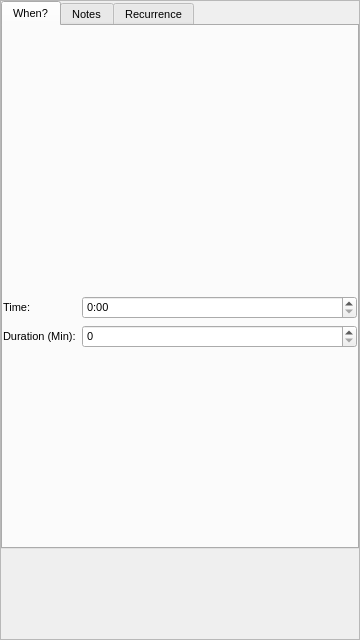
<?xml version="1.0" encoding="UTF-8"?>
<ui version="4.0">
 <class>ManualEventScreen</class>
 <widget class="QWidget" name="ManualEventScreen">
  <property name="geometry">
   <rect>
    <x>0</x>
    <y>0</y>
    <width>360</width>
    <height>640</height>
   </rect>
  </property>
  <property name="font">
   <font>
    <pointsize>10</pointsize>
   </font>
  </property>
  <property name="windowTitle">
   <string>Form</string>
  </property>
  <layout class="QVBoxLayout" name="verticalLayout">
   <property name="spacing">
    <number>0</number>
   </property>
   <property name="margin">
    <number>0</number>
   </property>
   <item>
    <widget class="QScrollArea" name="scrollArea_2">
     <property name="horizontalScrollBarPolicy">
      <enum>Qt::ScrollBarAsNeeded</enum>
     </property>
     <property name="widgetResizable">
      <bool>true</bool>
     </property>
     <widget class="QWidget" name="scrollAreaWidgetContents_2">
      <property name="geometry">
       <rect>
        <x>0</x>
        <y>0</y>
        <width>356</width>
        <height>636</height>
       </rect>
      </property>
      <layout class="QVBoxLayout" name="verticalLayout_2">
       <property name="spacing">
        <number>0</number>
       </property>
       <property name="margin">
        <number>0</number>
       </property>
       <item>
        <widget class="QTabWidget" name="tabWidget">
         <property name="font">
          <font>
           <pointsize>8</pointsize>
          </font>
         </property>
         <property name="currentIndex">
          <number>0</number>
         </property>
         <widget class="QWidget" name="whenTab">
          <attribute name="title">
           <string>When?</string>
          </attribute>
          <layout class="QVBoxLayout" name="verticalLayout_3">
           <property name="spacing">
            <number>0</number>
           </property>
           <property name="margin">
            <number>0</number>
           </property>
           <item>
            <widget class="CalendarWidget" name="startCalendar" native="true">
             <property name="sizePolicy">
              <sizepolicy hsizetype="Preferred" vsizetype="Fixed">
               <horstretch>0</horstretch>
               <verstretch>0</verstretch>
              </sizepolicy>
             </property>
             <property name="minimumSize">
              <size>
               <width>0</width>
               <height>270</height>
              </size>
             </property>
             <property name="maximumSize">
              <size>
               <width>16777215</width>
               <height>270</height>
              </size>
             </property>
            </widget>
           </item>
           <item>
            <widget class="QWidget" name="widget" native="true">
             <layout class="QGridLayout" name="gridLayout">
              <property name="margin">
               <number>0</number>
              </property>
              <property name="horizontalSpacing">
               <number>6</number>
              </property>
              <item row="0" column="0">
               <widget class="QLabel" name="label">
                <property name="sizePolicy">
                 <sizepolicy hsizetype="Maximum" vsizetype="Preferred">
                  <horstretch>0</horstretch>
                  <verstretch>0</verstretch>
                 </sizepolicy>
                </property>
                <property name="maximumSize">
                 <size>
                  <width>16777215</width>
                  <height>100</height>
                 </size>
                </property>
                <property name="font">
                 <font>
                  <pointsize>8</pointsize>
                 </font>
                </property>
                <property name="text">
                 <string>Time:</string>
                </property>
               </widget>
              </item>
              <item row="0" column="1">
               <widget class="QTimeEdit" name="timeEdit">
                <property name="displayFormat">
                 <string>H:mm</string>
                </property>
               </widget>
              </item>
              <item row="1" column="0">
               <widget class="QLabel" name="durationLbl">
                <property name="maximumSize">
                 <size>
                  <width>16777215</width>
                  <height>100</height>
                 </size>
                </property>
                <property name="font">
                 <font>
                  <pointsize>8</pointsize>
                 </font>
                </property>
                <property name="text">
                 <string>Duration (Min):</string>
                </property>
               </widget>
              </item>
              <item row="1" column="1">
               <widget class="QSpinBox" name="durationBox">
                <property name="maximum">
                 <number>60</number>
                </property>
               </widget>
              </item>
             </layout>
            </widget>
           </item>
           <item>
            <spacer name="verticalSpacer">
             <property name="orientation">
              <enum>Qt::Vertical</enum>
             </property>
             <property name="sizeHint" stdset="0">
              <size>
               <width>20</width>
               <height>234</height>
              </size>
             </property>
            </spacer>
           </item>
          </layout>
         </widget>
         <widget class="QWidget" name="notesTab">
          <attribute name="title">
           <string>Notes</string>
          </attribute>
          <layout class="QVBoxLayout" name="notesLayout"/>
         </widget>
         <widget class="QWidget" name="scheduleTab">
          <attribute name="title">
           <string>Recurrence</string>
          </attribute>
          <layout class="QGridLayout" name="gridLayout_2">
           <property name="margin">
            <number>0</number>
           </property>
           <property name="horizontalSpacing">
            <number>6</number>
           </property>
           <item row="0" column="0">
            <widget class="QLabel" name="label_3">
             <property name="text">
              <string>End date:</string>
             </property>
            </widget>
           </item>
           <item row="1" column="0" colspan="3">
            <widget class="CalendarWidget" name="endCalendar" native="true">
             <property name="minimumSize">
              <size>
               <width>0</width>
               <height>270</height>
              </size>
             </property>
             <property name="maximumSize">
              <size>
               <width>16777215</width>
               <height>270</height>
              </size>
             </property>
            </widget>
           </item>
           <item row="2" column="0">
            <widget class="QLabel" name="label_4">
             <property name="text">
              <string>Repeat in (Hrs.):</string>
             </property>
            </widget>
           </item>
           <item row="2" column="1">
            <widget class="QSpinBox" name="repeatHrsBox">
             <property name="minimum">
              <number>1</number>
             </property>
             <property name="maximum">
              <number>24</number>
             </property>
             <property name="value">
              <number>24</number>
             </property>
            </widget>
           </item>
           <item row="2" column="2">
            <spacer name="horizontalSpacer">
             <property name="orientation">
              <enum>Qt::Horizontal</enum>
             </property>
             <property name="sizeHint" stdset="0">
              <size>
               <width>202</width>
               <height>20</height>
              </size>
             </property>
            </spacer>
           </item>
           <item row="3" column="0">
            <spacer name="verticalSpacer_2">
             <property name="orientation">
              <enum>Qt::Vertical</enum>
             </property>
             <property name="sizeHint" stdset="0">
              <size>
               <width>20</width>
               <height>40</height>
              </size>
             </property>
            </spacer>
           </item>
          </layout>
         </widget>
        </widget>
       </item>
       <item>
        <widget class="EventTypePanel" name="eventPanel" native="true">
         <property name="sizePolicy">
          <sizepolicy hsizetype="Preferred" vsizetype="Fixed">
           <horstretch>0</horstretch>
           <verstretch>0</verstretch>
          </sizepolicy>
         </property>
         <property name="minimumSize">
          <size>
           <width>0</width>
           <height>90</height>
          </size>
         </property>
         <property name="maximumSize">
          <size>
           <width>16777215</width>
           <height>90</height>
          </size>
         </property>
         <property name="autoFillBackground">
          <bool>true</bool>
         </property>
        </widget>
       </item>
      </layout>
     </widget>
    </widget>
   </item>
  </layout>
 </widget>
 <customwidgets>
  <customwidget>
   <class>EventTypePanel</class>
   <extends>QWidget</extends>
   <header>eventtypepanel.h</header>
   <container>1</container>
  </customwidget>
  <customwidget>
   <class>CalendarWidget</class>
   <extends>QWidget</extends>
   <header>calendarwidget.h</header>
   <container>1</container>
  </customwidget>
 </customwidgets>
 <resources/>
 <connections/>
</ui>
